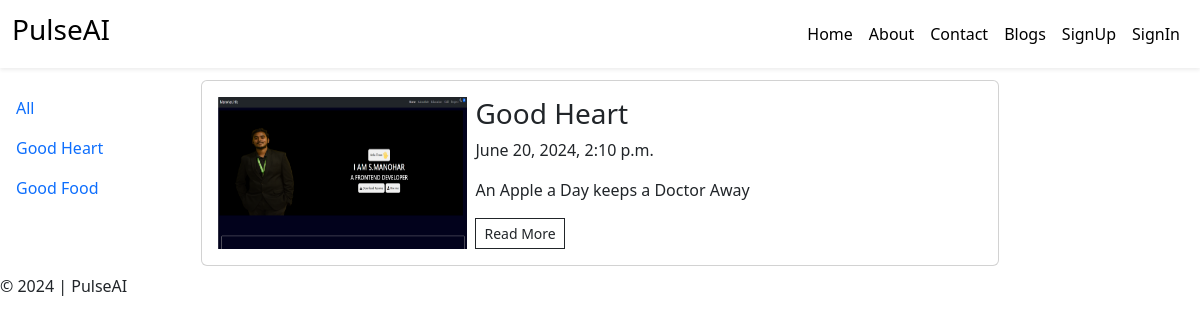
The page /blog_cat/1/ on the database as committed earlier.
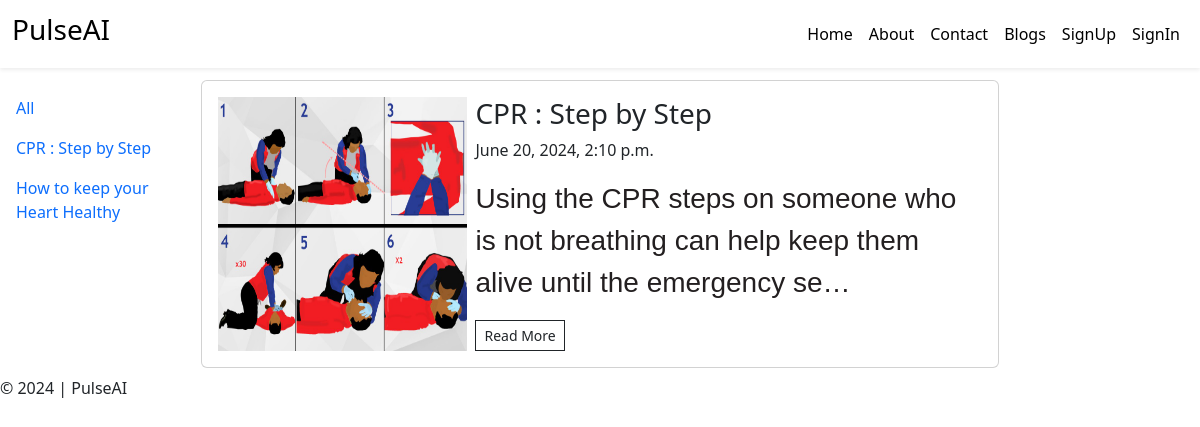
The same page on the database as committed later.
### blog/models.py (models this page shows)
class Blog(models.Model):
    category = models.ForeignKey(BlogCategory,on_delete=models.DO_NOTHING)
    title = models.CharField(max_length=500)
    content = models.TextField()
    primary_photo = models.ImageField(upload_to="blog_images")
    yt_video_id = models.CharField(max_length=255)
    publish = models.BooleanField(default=True)
    created_at = models.DateTimeField(auto_now_add=True)
    updated_at = models.DateTimeField(auto_now=True)
    def __str__(self):
        return self.title

### blog/views.py (the view)
# urls.py: path('blog_cat/<int:cid>/',views.all_blogs,name='blog_cat')
def all_blogs(request,cid=0):
    if cid == 0:
        blogs = Blog.objects.filter(publish=True).order_by('-updated_at')
    else:
        blogs = Blog.objects.filter(publish=True,category=cid).order_by('-updated_at')
    categories = Blog.objects.all().order_by('category')
    context = {
        'blogs' : blogs,
        'categories':categories
    }
    return render(request,'blog/blog.html',context)

### templates/blog/blog.html (shortened to what this page needs)
{% extends "layout.html" %}
{% load static %}
{% block content %}
    <div class="row g-2">
        <div class="col-md-2">
            <div class="sidebar-wrapper d-flex justify-content-between">
                <div class="sidebar-menu p-3 d-none d-md-block" id="sidebar-menu">
                   <ul class="list-unstyled">
                    <li class="py-2 ">
                        <a class="text-decoration-none" href="{% url "blogs" %}">All</a>
                    </li>
                    {% for c in categories  %}
                    <li class="py-2 ">
                        <a class="text-decoration-none" href="{% url "blog_cat" c.id %}">{{c}}</a>
                    </li>
                    {% endfor %}
                   </ul>
                </div>
            </div>
        </div>
        <div class="col-md-8">
            {% for blog in blogs  %}
            <div class="card my-2">
                <div class="card-body">
                    <div class="row g-2">
                        <div class="col-md-4">
                            <img src="{{blog.primary_photo.url}}" alt="image" class="img-fluid h-100">
                        </div>
                        <div class="col-md-8">
                            <h3>{{blog.title}}</h3>
                            <p>{{blog.created_at}}</p>
                            <p>{{blog.content|safe|truncatechars_html:"100"}}</p>
                            <a href="{% url "blog" blog.id %}" class="btn btn-sm btn-outline-dark rounded-0">Read More</a>
                        </div>
                    </div>
                </div>
            </div>
            {% endfor %}
        </div>
    </div>
{% endblock  %}

### templates/layout.html (shortened to what this page needs)
{% load static %}
<!DOCTYPE html>
<html lang="en">
<head>
    <link rel="stylesheet" href="{% static "css/bootstrap.min.css" %}">
    <link rel="stylesheet" href="{% static "css/style.css" %}">
</head>
<body>
    <nav class="navbar navbar-expand-lg mb-1 shadow-sm">
        <div class="container-fluid">
          <a class="navbar-brand" href="#">
            <h3>PulseAI</h3>
          </a>
          <div class="collapse navbar-collapse ms-auto" id="navbarNav">
            <ul class="navbar-nav ms-auto">
              <li class="nav-item">
                <a class="nav-link active" aria-current="page" href="{% url "home" %}">Home</a>
              </li>
              <li class="nav-item">
                <a class="nav-link active" aria-current="page" href="{% url "about" %}">About</a>
              </li>
              <li class="nav-item">
                <a class="nav-link active" aria-current="page" href="{% url "contact" %}">Contact</a>
              </li>
              <li class="nav-item">
                <a class="nav-link active" aria-current="page" href="{% url "blogs" %}">Blogs</a>
              </li>
              {% if user.is_authenticated %}
                <li class="nav-item dropdown">
                  <a class="nav-link dropdown-toggle" href="#" role="button" data-bs-toggle="dropdown" aria-expanded="false">
                    Welcome {{user.username}}
                  </a>
                  <ul class="dropdown-menu">
                    <li><a class="dropdown-item" href="#">Take a test</a></li>
                    <li><a class="dropdown-item" href="#">Profile</a></li>
                    <li><hr class="dropdown-divider"></li>
                    <li><a class="dropdown-item" href="{% url "signout" %}">Logout</a></li>
                  </ul>
                </li>
                {% else %}
                  <li class="nav-item">
                    <a class="nav-link active" aria-current="page" href="{% url "signup" %}">SignUp</a>
                  </li>
                  <li class="nav-item">
                    <a class="nav-link active" aria-current="page" href="{% url "signin" %}">SignIn</a>
                  </li>
              {% endif %}
          </div>
        </div>
      </nav>
    {% block content %}
    {% endblock  %}
    <footer>
        &copy; 2024 | PulseAI
    </footer>
</body>
</html>

Rows that differ between the two databases and show on the page:
changed Blog: title "Good Heart" → "CPR : Step by Step"; primary_photo: a different picture; content "An Apple a Day keeps a Doctor Away" → "Using the CPR steps on someone who is not breathing can help keep them alive until the emergency se…"
changed Blog: title "Good Food" → "How to keep your Heart Healthy"
